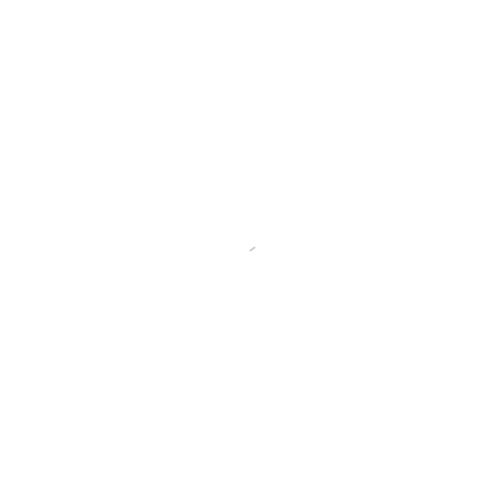
Frame 1 (no input)
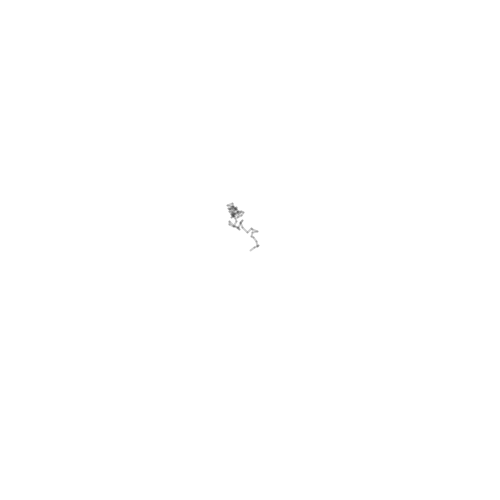
Frame 60 (the mouse pressed at the canvas centre just before this capture)
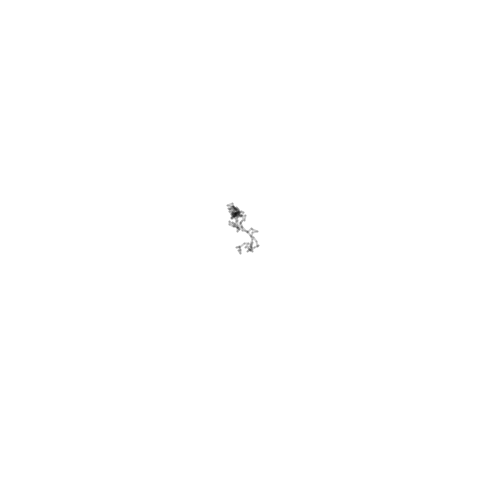
Frame 120 (the mouse held since frame 60 and released just before this capture)

The Processing sketch that drew these frames (run headless with seeded random() and noise(); from frame 60 on, the mouse is pressed at the canvas centre):

// Processing sketch: processing_143819
// ── processing_143819.pde

int numMolecules = 1;
float[][] position = new float[numMolecules][2];
float[][] nextPosition = new float[numMolecules][2];
int particleSize = 5;
float stepSize = 5;
int itCounter = 0;

void setup(){
  size(500,500);
  background(255,255,255);
  for(int n=0;n<numMolecules;n++){
     // Start from random position
     position[n][0]=random(width);
     position[n][1]=random(height);  
     
     // Start from a point source
     position[n][0]=width/2;
     position[n][1]=height/2;  
     
     
  }
  smooth();
}

void draw(){
  itCounter++;
  //println(itCounter);
  //background(255,255,255);
  for(int n=0;n<numMolecules;n++){
    //noStroke();
    //fill(0,0,0,20);
    //ellipse(position[n][0],position[n][1],particleSize,particleSize);
    nextPosition[n][0]=position[n][0]+random(2*stepSize)-1*stepSize;
    nextPosition[n][1]=position[n][1]+random(2*stepSize)-1*stepSize; 
    
    // Trace the particle trajectory
    strokeWeight(2);
    stroke(0,0,0,50);
    line(position[n][0],position[n][1],nextPosition[n][0],nextPosition[n][1]);
    position[n][0]=nextPosition[n][0];
    position[n][1]=nextPosition[n][1];
  }
  
  
  
}

void keyPressed() {
  if (key == 's') {
    save("numMolecules_"+ numMolecules+"stepSize_" + stepSize +"itCounter" + itCounter +"_.png");
  }
  if (key =='r') {
    setup(); 
 }
}
